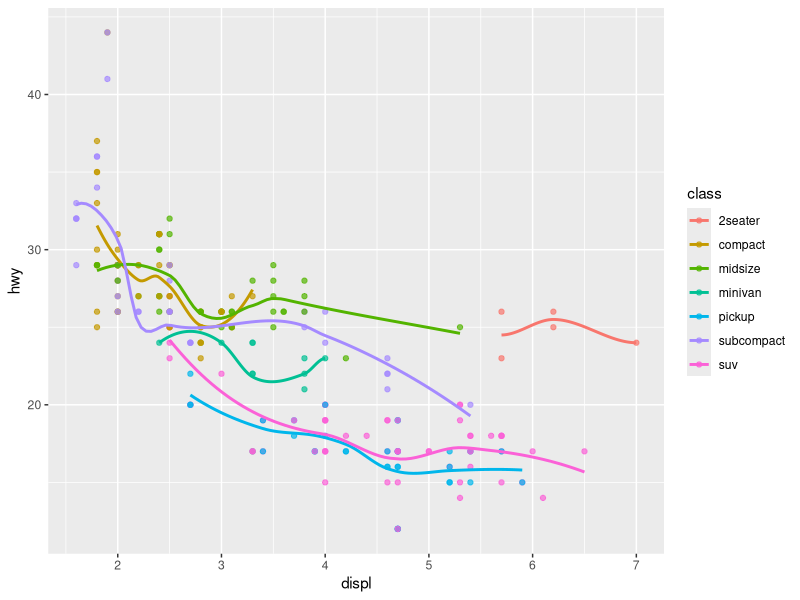

Recreate this plot in R.
## ---- chunk 1
knitr::opts_chunk$set(echo = TRUE, message = FALSE, warning = FALSE)
## ---- chunk 2
library(ggplot2)
summary(mpg)
## ---- chunk 3
p <- ggplot(mpg, aes(displ, hwy, color = class)) +
  geom_point(alpha = 0.7) +
  geom_smooth(method = "loess", se = FALSE)
p
## ---- chunk 4
m <- lm(hwy ~ displ + cyl, data = mpg)
summary(m)
